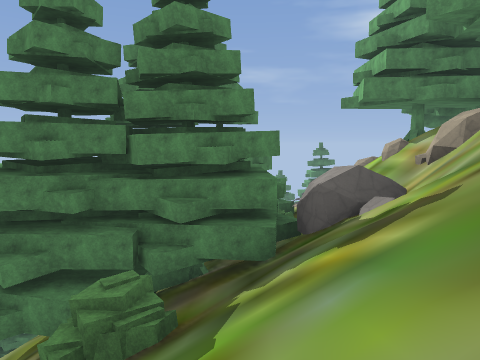
View 1 (above)

24 first-person views from a walk through a level from a Godot 3-D game. The camera is 1.3 m above the floor, tilts 6° down and sees 70° across. The floor is counted in squares, 2 m on a side. Each view is taken from the middle of a square. On the plan, view 1 faces up. The plan holds only what a view shows up to about 10 squares ahead; the rest is blank. The place goes on beyond the plan. Some surface patterns are stand-ins.

View 2
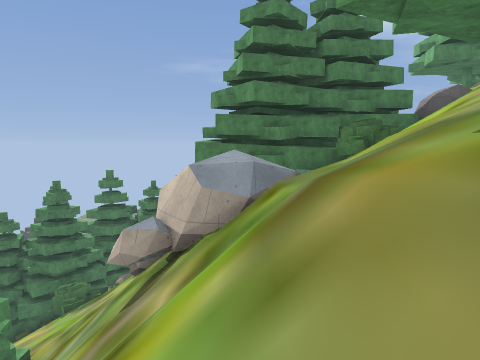

View 3
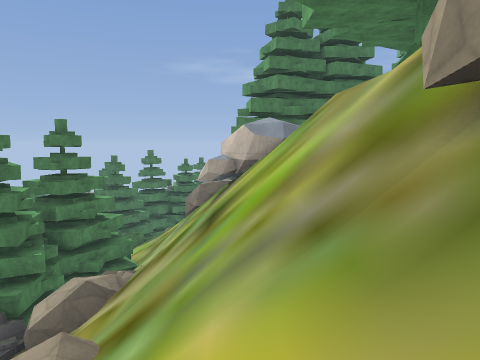

View 4
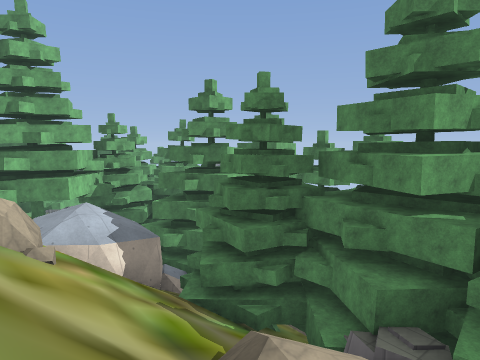

View 5
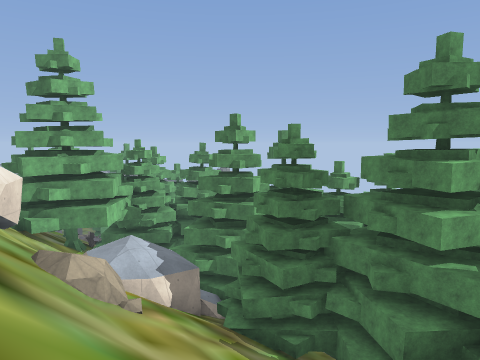

View 6
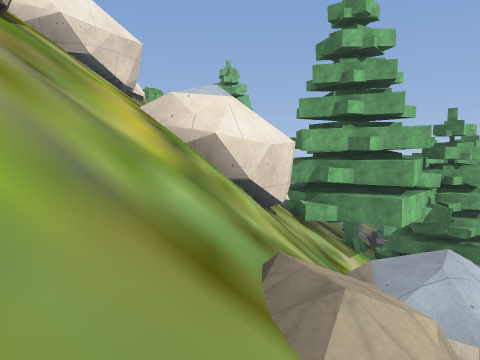

View 7
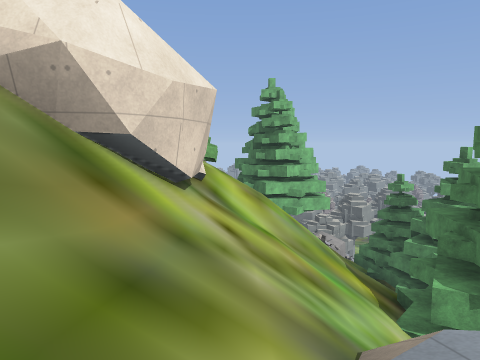

View 8
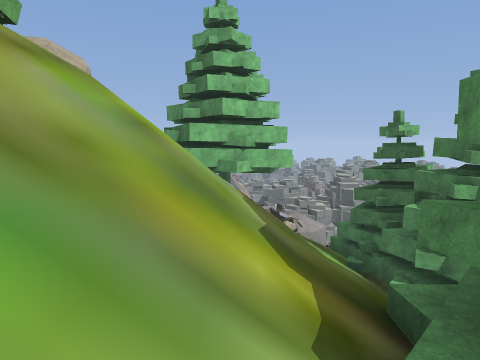

View 9
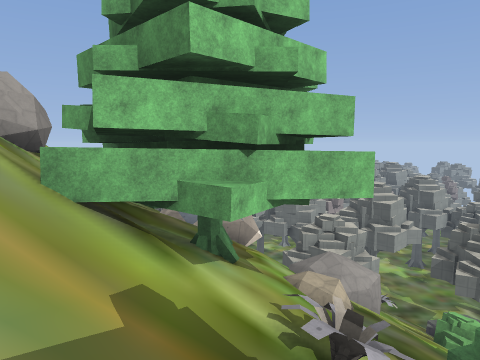

View 10
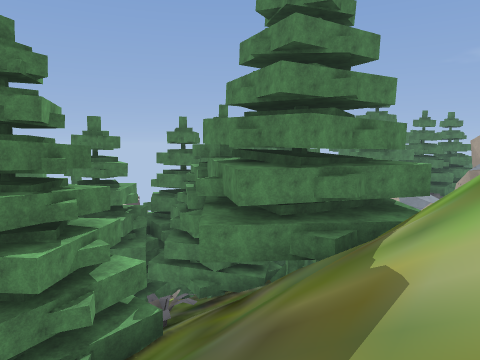

View 11
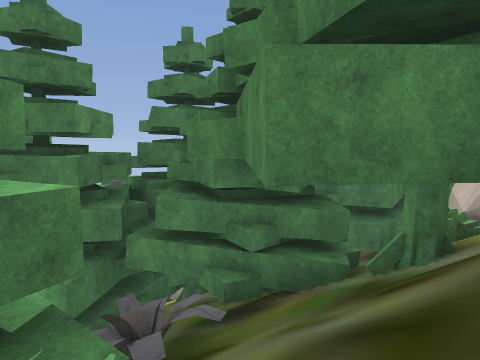

View 12
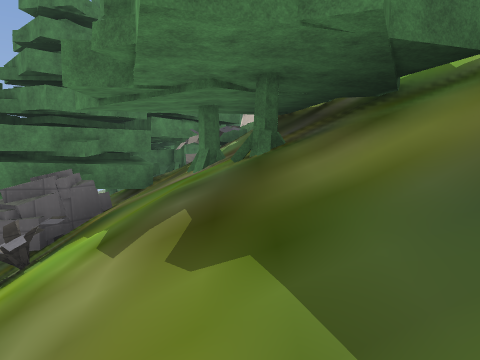

View 13
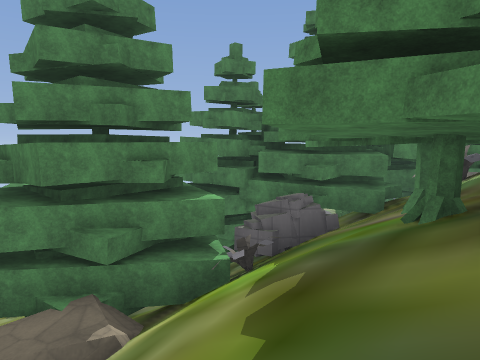

View 14
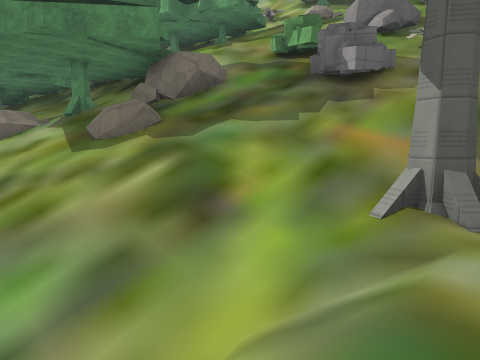

View 15
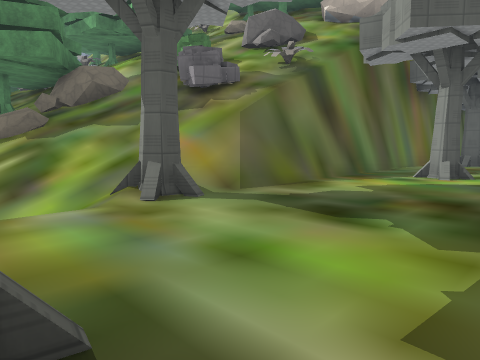

View 16
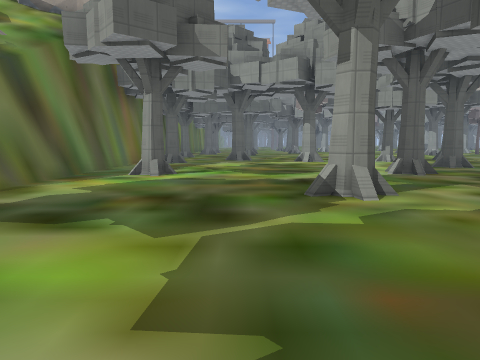

View 17
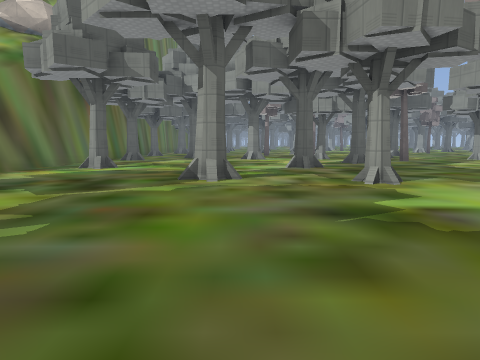

View 18
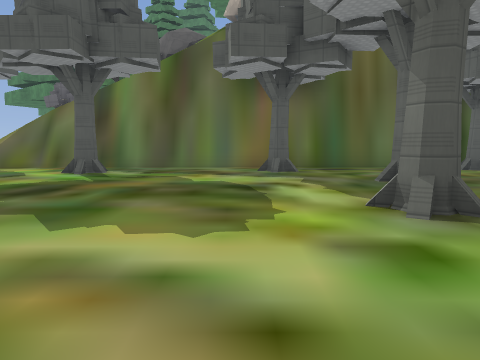

View 19
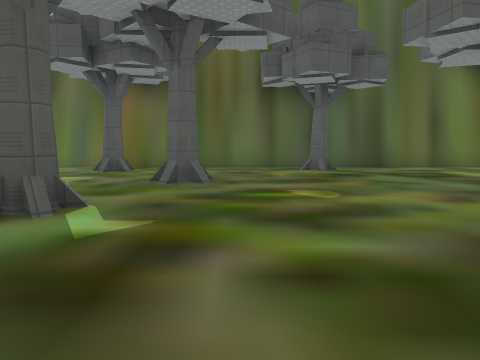

View 20
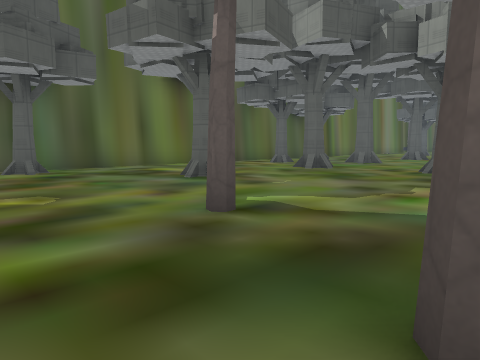

View 21
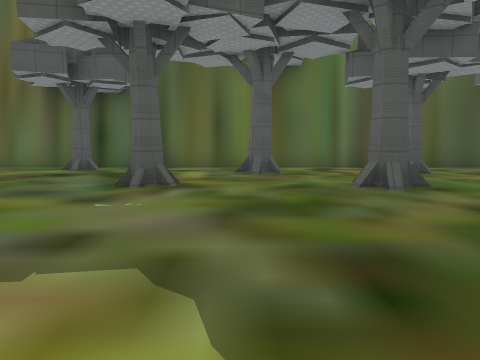

View 22
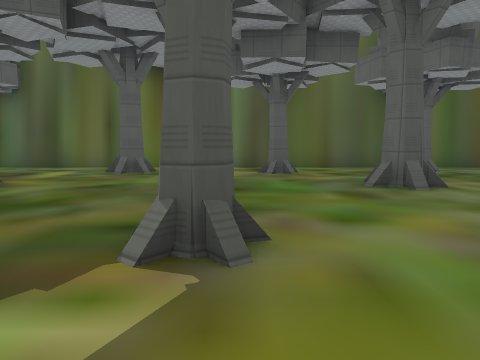

View 23
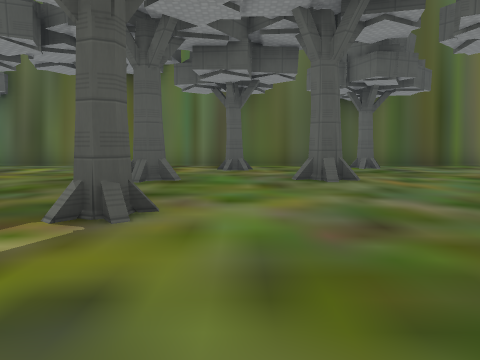

View 24
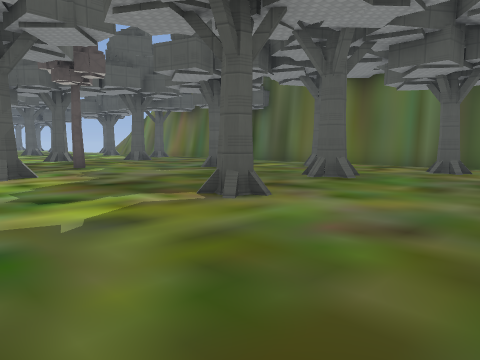

### Floor plan
Key: @ floor where view 1 was taken; # wall or solid block; x gap in a wall; . main floor; : floor 1.75 m higher than the main floor; + floor 5 m higher than the main floor; * floor 9.75 m higher than the main floor; / step, stairs or slope; = window, fence, low wall or low ledge; v drop or lower ground; T pine tree; B boulder; R rock; U bush; O other object.
Columns run from 19 left of view 1 to 12 right of it. Each row starts with its distance up from view 1.
  8                   #   //T
  7                   TTTB/R
  6            /R  /T#TTB /R   T
  5           //R/ /#TTTB///  TT
  4           ////  TU////
  3           T/// #=UU///
  2           T//##=/ ////
  1           T///#=  ///
  0          TO ///// #@
 -1         TTT //////TT
 -2        TTTT /////TT
 -3        TTT/R/////TT
 -4        TT*//////  T
 -5         TT//R///
 -6     T#  TT//R///
 -7     T  TTT#=///R
 -8        TTvx/////R
 -9        TT##//////
-10         T ///#////
-11     O    UU/////##
-12     + TTT**#////#
-13     +T#TTTT#T///#
-14       #TT =TT////
-15    OTT#T#=#T/////
-16     TTTT#TT//// U
-17      #T//TT////
-18     ###//#T////
-19     /#///#T/=/// R
-20   R/T#TT/TT/=TT/ R
-21   ///#T//TT//TTT
-22   ///RT////R/=#T/B
-23   /R /R///////TT/B
-24   //////U BB///T B
-25   /////=//B /#//
-26   /////=//////
-27   ///////#///
-28   ///=x#########################
-29  ...............................
-30   ............#........:...#..#.
-31   #.............................
-32   ..............#.....#......#..
-33  ......#.................#......
-34 ................................
-35  ..................#...........
-36   ....#...#...............#...
-37     ........... ..............
-38      .......#.   .#.  ........
-39        ....               ....

Positions as (right, up) in squares from view 1, and headings:
1: (0, 0), facing up
2: (-4, -4), facing up
3: (-5, -8), facing up
4: (-6, -1), facing down-left
5: (-5, -1), facing down-left
6: (-6, -4), facing down
7: (-4, -8), facing down
8: (-6, -12), facing down
9: (-6, -17), facing down
10: (-5, -19), facing up-left
11: (-8, -17), facing up-left
12: (-10, -23), facing up
13: (-9, -23), facing up-left
14: (-18, -29), facing up-right
15: (-17, -32), facing up-right
16: (-17, -32), facing right
17: (-19, -34), facing right
18: (-6, -38), facing up
19: (-2, -38), facing up
20: (-2, -38), facing up-right
21: (4, -38), facing up
22: (7, -38), facing up
23: (8, -39), facing up
24: (10, -39), facing up-left
